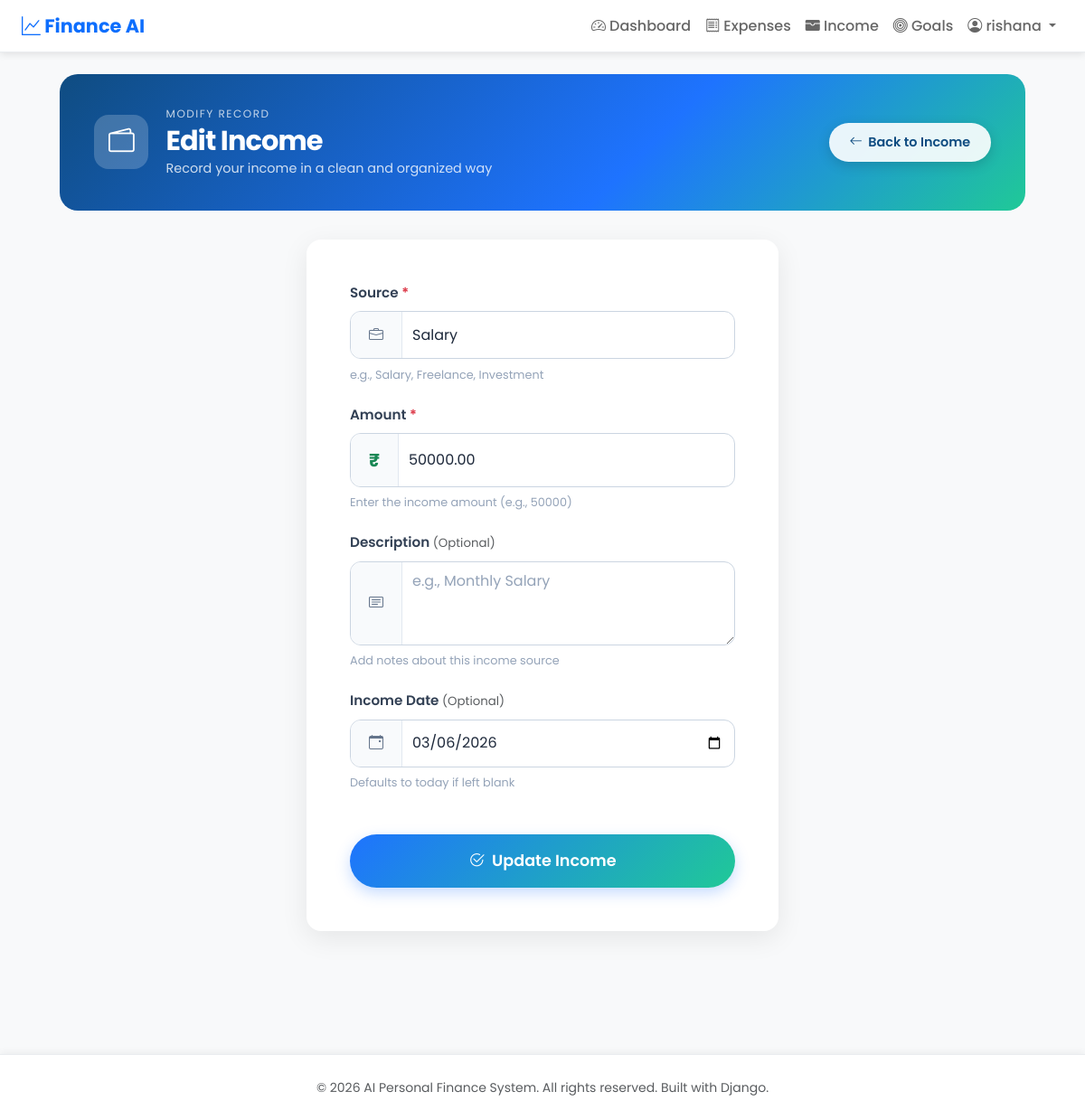
Screenshot of /income/1/edit/ (signed in) with the database file from the repository.
### expenses/models.py (models this page shows, shortened)
class Income(models.Model):
    SOURCE_CHOICES = [
        ('Salary', 'Salary'),
        ('Freelance', 'Freelance'),
        ('Business', 'Business'),
        ('Investment', 'Investment'),
        ('Other', 'Other'),
    ]
    user = models.ForeignKey(User, on_delete=models.CASCADE, related_name='incomes')
    source = models.CharField(max_length=20, choices=SOURCE_CHOICES)
    amount = models.DecimalField(
        max_digits=10,
        decimal_places=2,
        validators=[
            MinValueValidator(Decimal('0.01')),
            MaxValueValidator(Decimal('100000000.00'))
        ]
    )
    description = models.TextField(blank=True)
    date = models.DateField(default=dt_date.today)
    created_at = models.DateTimeField(auto_now_add=True)
    class Meta:
        ordering = ['-date', '-created_at']

### expenses/views.py (the view)
# urls.py: path('income/<int:pk>/edit/', views.edit_income, name='edit_income'),
@login_required
@user_passes_test(is_regular_user, redirect_field_name=None)
def edit_income(request, pk: int):
	income = get_object_or_404(Income, pk=pk, user=request.user)
	if request.method == 'POST':
		form = IncomeForm(request.POST, instance=income)
		if form.is_valid():
			form.save()
			messages.success(request, 'Income updated successfully!')
			return redirect('income_list')
		messages.error(request, 'Please correct the errors below.')
	else:
		form = IncomeForm(instance=income)
	return render(request, 'add_income.html', {'form': form, 'is_edit': True})

### expenses/forms.py (shortened to what this page needs)
class IncomeForm(forms.ModelForm):
    from .models import Income
    class Meta:
        from .models import Income
        model = Income
        fields = ("date", "source", "amount", "description")
        widgets = {
            "date": forms.DateInput(attrs={
                "type": "date",
                "class": "form-control",
                "style": "min-height: 42px; padding: 0.6rem 0.75rem;"
            }),
            "source": forms.Select(attrs={
                "class": "form-select",
                "style": "min-height: 42px; padding: 0.6rem 0.75rem;"
            }),
            "amount": forms.NumberInput(attrs={
                "class": "form-control",
                "step": "0.01",
                "placeholder": "0.00",
                "min": "0.01",
                "style": "min-height: 42px; padding: 0.6rem 0.75rem;"
            }),
            "description": forms.Textarea(attrs={
                "class": "form-control",
                "rows": 3,
                "placeholder": "e.g., Monthly Salary",
                "style": "min-height: 90px; padding: 0.6rem 0.75rem;"
            }),
        }

### expenses/views.py (called while the page is built)
def is_regular_user(user):
	return not (user.is_staff or user.is_superuser)

### expenses/templates/add_income.html (shortened to what this page needs)
{% extends 'base.html' %}
{% block content %}
<div class="goals-page">
  <div class="goals-hero">
    <div class="goals-hero-content">
      <div class="hero-left">
        <div class="hero-icon-wrap">
          <i class="bi bi-wallet2"></i>
        </div>
        <div>
          <p class="hero-eyebrow">{% if is_edit %}Modify Record{% else %}New Record{% endif %}</p>
          <h1 class="hero-title">{% if is_edit %}Edit Income{% else %}Add Income{% endif %}</h1>
          <p class="hero-sub">Record your income in a clean and organized way</p>
        </div>
      </div>
      <a href="{% url 'income_list' %}" class="btn-add-goal" style="background: rgba(255,255,255,0.9); color: #0f4c81;">
        <i class="bi bi-arrow-left"></i> Back to Income
      </a>
    </div>
  </div>
  <div class="row justify-content-center">
    <div class="col-md-9 col-lg-7 col-xl-6">
      <div class="income-form-card">
        <div class="card-body p-4 p-md-5">
          <form method="post" novalidate>
            <div class="mb-4">
              <label for="{{ form.source.id_for_label }}" class="custom-form-label">
                Source <span class="text-danger">*</span>
              </label>
              <div class="input-group custom-input-group">
                <span class="input-group-text"><i class="bi bi-briefcase"></i></span>
                {{ form.source }}
              </div>
              <div class="form-help">e.g., Salary, Freelance, Investment</div>
            </div>
            <div class="mb-4">
              <label for="{{ form.amount.id_for_label }}" class="custom-form-label">
                Amount <span class="text-danger">*</span>
              </label>
              <div class="input-group custom-input-group">
                <span class="input-group-text fw-bold text-success fs-5">₹</span>
                {{ form.amount }}
              </div>
              <div class="form-help">Enter the income amount (e.g., 50000)</div>
            </div>
            <div class="mb-4">
              <label for="{{ form.description.id_for_label }}" class="custom-form-label">
                Description <span class="fw-normal text-muted small">(Optional)</span>
              </label>
              <div class="input-group custom-input-group">
                <span class="input-group-text"><i class="bi bi-card-text"></i></span>
                {{ form.description }}
              </div>
              <div class="form-help">Add notes about this income source</div>
            </div>
            <div class="mb-4">
              <label for="{{ form.date.id_for_label }}" class="custom-form-label">
                Income Date <span class="fw-normal text-muted small">(Optional)</span>
              </label>
              <div class="input-group custom-input-group">
                <span class="input-group-text"><i class="bi bi-calendar-event"></i></span>
                {{ form.date }}
              </div>
              <div class="form-help">Defaults to today if left blank</div>
            </div>
            <div class="mt-5 text-center">
              <button class="btn-gradient-submit w-100" type="submit">
                <i class="bi bi-{% if is_edit %}check2-circle{% else %}plus-lg{% endif %} me-2"></i>
                {% if is_edit %}Update Income{% else %}Add Income{% endif %}
              </button>
            </div>
          </form>
        </div>
      </div>
    </div>
  </div>
</div>
{% endblock %}

### expenses/templates/base.html (shortened to what this page needs)
<!DOCTYPE html>
<html lang="en">
<head>
  <link href="https://cdn.jsdelivr.net/npm/bootstrap@5.3.3/dist/css/bootstrap.min.css" rel="stylesheet" />
  <link href="https://cdn.jsdelivr.net/npm/bootstrap-icons@1.11.1/font/bootstrap-icons.css" rel="stylesheet" />
</head>
<body>
  <nav class="navbar navbar-expand-lg sticky-top">
    <div class="container-fluid ps-4 pe-4">
      <a class="navbar-brand" href="/"><i class="bi bi-graph-up"></i> Finance AI</a>
      <div class="collapse navbar-collapse" id="navbarNav">
        <ul class="navbar-nav ms-auto">
          {% if user.is_authenticated %}
          {% if user.is_staff and user.is_superuser %}
          <li class="nav-item"><a class="nav-link active" href="/admin-panel/"><i class="bi bi-shield-lock"></i> Admin
              Dashboard</a></li>
          <li class="nav-item"><a class="nav-link" href="/admin-panel/users/"><i class="bi bi-people"></i> Manage
              Users</a></li>
          <li class="nav-item"><a class="nav-link" href="/admin-panel/reports/"><i class="bi bi-file-earmark-pdf"></i>
              Reports</a></li>
          {% else %}
          <li class="nav-item"><a class="nav-link" href="/"><i class="bi bi-speedometer2"></i> Dashboard</a></li>
          <li class="nav-item"><a class="nav-link" href="/expenses/"><i class="bi bi-receipt"></i> Expenses</a></li>
          <li class="nav-item"><a class="nav-link" href="/income/"><i class="bi bi-wallet-fill"></i> Income</a></li>
          <li class="nav-item"><a class="nav-link" href="/saving-goals/"><i class="bi bi-bullseye"></i> Goals</a></li>
          {% endif %}
          <li class="nav-item dropdown">
            <a class="nav-link dropdown-toggle" href="#" role="button" data-bs-toggle="dropdown" aria-expanded="false">
              <i class="bi bi-person-circle"></i> {{ user.username }}
            </a>
          </li>
          {% else %}
          <li class="nav-item"><a class="nav-link" href="/login/"><i class="bi bi-box-arrow-in-right"></i> Login</a>
          </li>
          <li class="nav-item"><a class="btn btn-primary btn-sm ms-2" href="/register/">Sign Up</a></li>
          {% endif %}
        </ul>
      </div>
    </div>
  </nav>
  <main class="container-fluid ps-4 pe-4 py-4">
    {% block content %}{% endblock %}
  </main>
  <footer class="mt-5 py-4 text-center text-muted">
    <p class="mb-0"><small>&copy; 2026 AI Personal Finance System. All rights reserved. Built with Django.</small></p>
  </footer>
</body>
</html>

### expenses/templates/base.html (style rules this page uses)
:root { --bs-primary: #0d6efd; --bs-success: #198754; --bs-light: #f8f9fa; --color-shadow: 0 2px 8px rgba(0, 0, 0, 0.1); }
body { font-family: 'Poppins', sans-serif; background-color: #f8f9fa; color: #333; }
.navbar { background: white; box-shadow: var(--color-shadow); border-bottom: 1px solid #e9ecef; }
.navbar-brand { font-weight: 700; font-size: 1.3rem; color: #0d6efd !important; }
.nav-link { color: #666 !important; font-weight: 500; transition: color 0.2s; }
main { min-height: 85vh; }
footer { background-color: white; border-top: 1px solid #e9ecef; box-shadow: 0 -2px 8px rgba(0, 0, 0, 0.05); }

### expenses/templates/add_income.html (style rules this page uses)
.goals-page { max-width: 1100px; margin: 0 auto; padding: 0 1rem 4rem; font-family: 'Poppins', sans-serif; }
.goals-hero { background: linear-gradient(135deg, #0f4c81 0%, #1e73ff 60%, #20c997 100%); border-radius: 20px; padding: 2.2rem 2.4rem; margin-bottom: 2rem; color: #fff; }
.goals-hero-content { display: flex; align-items: center; justify-content: space-between; flex-wrap: wrap; gap: 1.2rem; }
.hero-left { display: flex; align-items: center; gap: 1.2rem; }
.hero-icon-wrap { width: 60px; height: 60px; background: rgba(255,255,255,0.2); border-radius: 16px; display: flex; align-items: center; justify-content: center; font-size: 1.8rem; flex-shrink: 0; }
.hero-eyebrow { font-size: 0.75rem; letter-spacing: 1.5px; text-transform: uppercase; opacity: 0.75; margin-bottom: 0.15rem; }
.hero-title { font-size: 1.9rem; font-weight: 700; letter-spacing: -0.03em; margin: 0 0 0.1rem; }
.hero-sub { font-size: 0.9rem; opacity: 0.8; margin: 0; }
.btn-add-goal { display: inline-flex; align-items: center; gap: 0.4rem; font-weight: 600; font-size: 0.9rem; padding: 0.65rem 1.4rem; border-radius: 50px; text-decoration: none; border: none; transition: transform 0.18s ease, box-shadow 0.18s ease; box-shadow: 0 4px 14px rgba(0,0,0,0.15); white-space: nowrap; }
.income-form-card { background: #fff; border-radius: 16px; box-shadow: 0 8px 30px rgba(0,0,0,0.08); overflow: hidden; margin: 0 auto; max-width: 600px; }
.custom-form-label { font-weight: 600; font-size: 0.95rem; color: #334155; margin-bottom: 0.55rem; display: block; }
.form-help { font-size: 0.8rem; color: #94a3b8; margin-top: 0.45rem; }
.custom-input-group { border-radius: 12px; overflow: hidden; transition: box-shadow 0.2s, border-color 0.2s; border: 1px solid #cbd5e1; background: #fff; display: flex; }
.custom-input-group .input-group-text { background: #f8fafc; border: none; color: #64748b; padding: 0.85rem 1.25rem; border-right: 1px solid #e2e8f0; display: flex; align-items: center; }
.custom-input-group input, .custom-input-group select, .custom-input-group textarea { border: none !important; padding: 0.85rem 1rem; font-size: 1rem; color: #1e293b; background: transparent; box-shadow: none !important; width: 100%; flex: 1 1 auto; }
.custom-input-group input::placeholder, .custom-input-group textarea::placeholder { color: #94a3b8; }
.btn-gradient-submit { background: linear-gradient(135deg, #1e73ff 0%, #20c997 100%); color: #fff; font-size: 1.1rem; font-weight: 600; padding: 1rem 2rem; border: none; border-radius: 50px; transition: all 0.3s ease; box-shadow: 0 6px 16px rgba(30, 115, 255, 0.25); display: inline-flex; align-items: center; justify-content: center; }

### rows the page displays
Income: source "Salary", amount "50000.00", date "03/06/2026"

### other values shown
{{ user.username }} "rishana"
